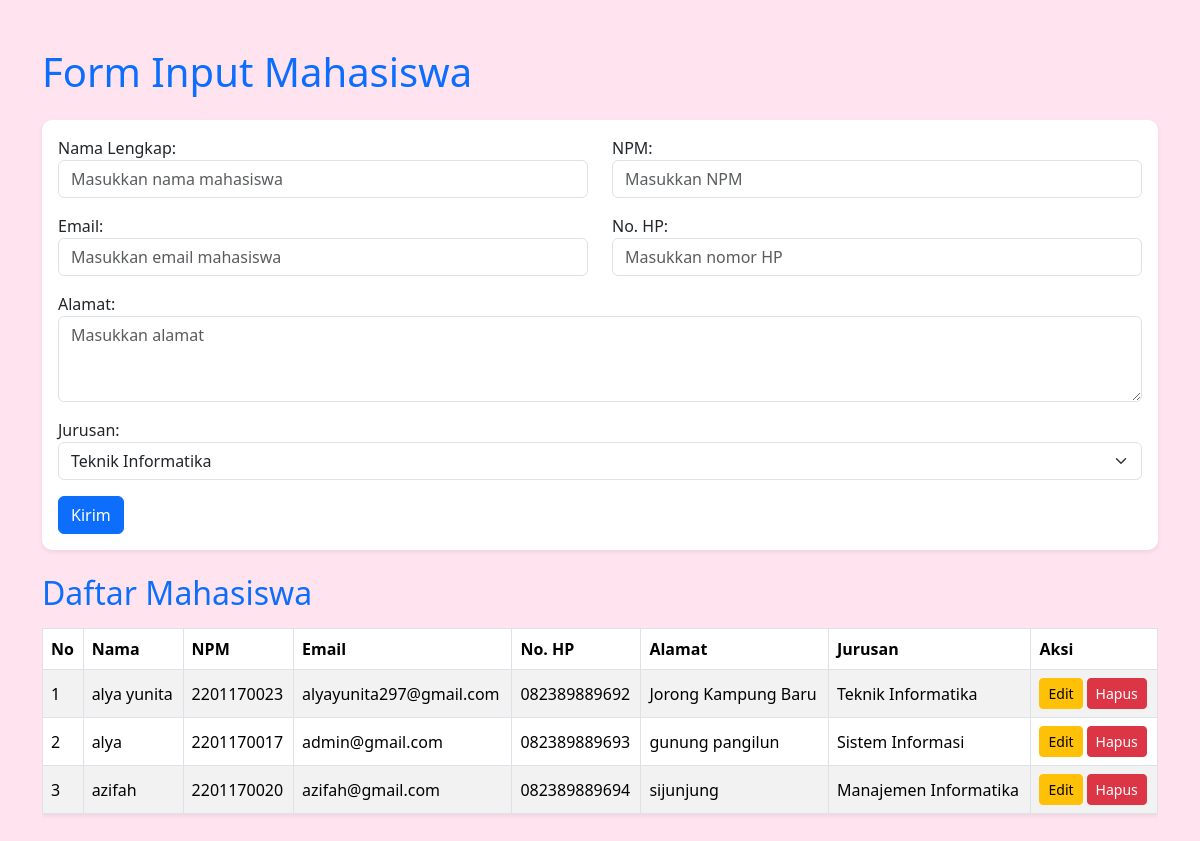
Screenshot of /mahasiswa/input/ (signed in) with the database file from the repository.
### mahasiswa/models.py (models this page shows, shortened)
class Mahasiswa(models.Model):
    JURUSAN_CHOICES = [
        ('Teknik Informatika', 'Teknik Informatika'),
        ('Sistem Informasi', 'Sistem Informasi'),
        ('Teknik Komputer', 'Teknik Komputer'),
        ('Manajemen Informatika', 'Manajemen Informatika'),
    ]
    nama = models.CharField(max_length=100)
    npm = models.CharField(max_length=20)
    email = models.EmailField()
    no_hp = models.CharField(max_length=20, blank=True, null=True)
    alamat = models.CharField(max_length=255, blank=True, null=True)
    jurusan = models.CharField(
        max_length=50,
        choices=JURUSAN_CHOICES,
        default='Teknik Informatika'
    )

### mahasiswa/views.py (the view)
# urls.py: path('input/', views.input_mahasiswa, name='input_mahasiswa'),
@login_required(login_url='/admin/login/')
def input_mahasiswa(request):
    if request.method == 'POST':
        form = MahasiswaForm(request.POST)
        if form.is_valid():
            form.save()
            return redirect('mahasiswa:input_mahasiswa')
    else:
        form = MahasiswaForm()
    semua_mahasiswa = Mahasiswa.objects.all().order_by('id')
    return render(request, 'mahasiswa/input.html', {
        'form': form,
        'semua_mahasiswa': semua_mahasiswa,
        'edit_mode': False,
    })

### mahasiswa/templates/mahasiswa/input.html (shortened to what this page needs)
<!DOCTYPE html>
<html lang="id">
<head>
<link href="https://cdn.jsdelivr.net/npm/bootstrap@5.3.3/dist/css/bootstrap.min.css" rel="stylesheet">
</head>
<body>
<div class="container py-5">
<h1 class="mb-4 text-primary">
    {% if edit_mode %} Edit Mahasiswa {% else %} Form Input Mahasiswa {% endif %}
</h1>
<div class="card mb-4 shadow-sm">
<div class="card-body">
<form method="post">
<div class="row">
    <div class="col-md-6 mb-3">
        {{ form.nama.label_tag }}
        {{ form.nama }}
    </div>
    <div class="col-md-6 mb-3">
        {{ form.npm.label_tag }}
        {{ form.npm }}
    </div>
</div>
<div class="row">
    <div class="col-md-6 mb-3">
        {{ form.email.label_tag }}
        {{ form.email }}
    </div>
    <div class="col-md-6 mb-3">
        {{ form.no_hp.label_tag }}
        {{ form.no_hp }}
    </div>
</div>
<div class="mb-3">
    {{ form.alamat.label_tag }}
    {{ form.alamat }}
</div>
<div class="mb-3">
    {{ form.jurusan.label_tag }}
    {{ form.jurusan }}
</div>
<button type="submit" class="btn btn-primary">
    {% if edit_mode %} Update {% else %} Kirim {% endif %}
</button>
</form>
</div>
</div>
<h2 class="mb-3 text-primary">Daftar Mahasiswa</h2>
<div class="table-responsive">
<table class="table table-striped table-bordered align-middle shadow-sm">
<thead>
<tr>
    <th>No</th>
    <th>Nama</th>
    <th>NPM</th>
    <th>Email</th>
    <th>No. HP</th>
    <th>Alamat</th>
    <th>Jurusan</th>
    <th>Aksi</th>
</tr>
</thead>
<tbody>
{% for mhs in semua_mahasiswa %}
<tr>
<td>{{ forloop.counter }}</td>
<td>{{ mhs.nama }}</td>
<td>{{ mhs.npm }}</td>
<td>{{ mhs.email }}</td>
<td>{{ mhs.no_hp }}</td>
<td>{{ mhs.alamat }}</td>
<td>{{ mhs.jurusan }}</td>
<td>
<div class="d-flex">
    <a href="{% url 'mahasiswa:edit_mahasiswa' mhs.id %}" class="btn btn-warning btn-sm me-1">Edit</a>
    <button type="button" class="btn btn-danger btn-sm"
        data-bs-toggle="modal" data-bs-target="#deleteModal{{ mhs.id }}">
        Hapus
    </button>
</div>
</td>
</tr>
{% endfor %}
</tbody>
</table>
</div>
</div>
</body>
</html>

### mahasiswa/templates/mahasiswa/input.html (style rules this page uses)
:root { --primary-blue: #0d6efd; --light-blue: #e7f1ff; --dark-blue: #0b5ed7; }
body { background-color: #ffe4f0 !important; }
.card { border: none; border-radius: 10px; box-shadow: 0 4px 6px rgba(0, 0, 0, 0.1); }
.btn-primary { background-color: var(--primary-blue); border-color: var(--primary-blue); }
.table thead { background-color: var(--primary-blue); color: white; }

### rows the page displays
Mahasiswa: nama "alya yunita", npm "2201170023", email "alyayunita297@gmail.com", no_hp "082389889692", alamat "Jorong Kampung Baru", jurusan "Teknik Informatika"
Mahasiswa: nama "alya", npm "2201170017", email "admin@gmail.com", no_hp "082389889693", alamat "gunung pangilun", jurusan "Sistem Informasi"
Mahasiswa: nama "azifah", npm "2201170020", email "azifah@gmail.com", no_hp "082389889694", alamat "sijunjung", jurusan "Manajemen Informatika"
